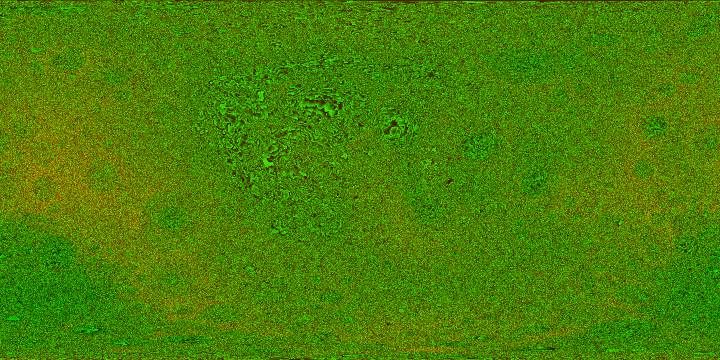
#> input picture assets/lunar/elevation/ldem-4-global/ldem_4_rgb.png, 1440 x 720 px (shown at 1/2 size)
$ python test_intelligence.py
#> lines starting #> are read from the running program, lines starting #| are printed output that depends on the picture
### services/research-engine/engine/dem.py
"""Global LOLA-derived DEM access (NASA SVS CGI Moon Kit ldem_16_uint, 16 px/deg, 5760×2880).

Same encoding as the web tiles: value (uint16, half-metres above R=1,727.4 km) → elevation_m = v*0.5 − 10000
relative to the 1,737.4 km sphere. The raw GeoTIFF lives in assets/.cache/raw and is (re)downloaded on demand."""
from __future__ import annotations
import math, os, threading, urllib.request
from functools import lru_cache
from pathlib import Path
import numpy as np
from PIL import Image
from . import dem_polar

Image.MAX_IMAGE_PIXELS = None
ROOT = Path(__file__).resolve().parents[3]
RAW = ROOT / "assets" / ".cache" / "raw" / "ldem_16_uint.tif"
URL = "https://svs.gsfc.nasa.gov/vis/a000000/a004700/a004720/ldem_16_uint.tif"
LOD0 = ROOT / "assets" / "lunar" / "elevation" / "ldem-4-global" / "ldem_4_rgb.png"
MOON_R_M = 1_737_400.0
PPD = 16.0

_lock = threading.Lock()
_grid: np.ndarray | None = None
_ppd = PPD
_source = ""


def validate_coords(lat: float, lon: float) -> tuple[float, float]:
    """Validate and return (lat, lon) in degrees; raises ValueError on out-of-range or non-finite inputs."""
    la = float(lat); lo = float(lon)
    if not (math.isfinite(la) and math.isfinite(lo)):
        raise ValueError("latitude and longitude must be finite numbers")
    if la < -90.0 or la > 90.0:
        raise ValueError(f"latitude {la} out of valid range [-90, 90]")
    if lo < -180.0 or lo > 180.0:
        raise ValueError(f"longitude {lo} out of valid range [-180, 180]")
    return la, lo


def _load() -> tuple[np.ndarray, float, str]:
    global _grid, _ppd, _source
    with _lock:
        if _grid is not None:
            return _grid, _ppd, _source
        try:
            if not RAW.exists():
                RAW.parent.mkdir(parents=True, exist_ok=True)
                urllib.request.urlretrieve(URL, RAW)  # ~33 MB
            _grid = np.array(Image.open(RAW), dtype=np.float32) * 0.5 - 10_000.0
            _ppd = PPD
            _source = "nasa-cgi-moon-kit-ldem-16-uint (16 px/deg)"
        except Exception:  # offline fallback: the 4 px/deg LOD0 PNG shipped with the app
            rgb = np.array(Image.open(LOD0).convert("RGB"), dtype=np.float32)
            _grid = (rgb[..., 0] * 256 + rgb[..., 1]) * 0.5 - 10_000.0
            _ppd = 4.0
            _source = "nasa-cgi-moon-kit-ldem-4-uint (4 px/deg, fallback)"
        return _grid, _ppd, _source


def source() -> str:
    return _load()[2]


def pixels_per_degree() -> float:
    return _load()[1]


def _wrap_col(c: int, w: int) -> int:
    return c % w


def elevation_at(lat: float, lon: float) -> float:
    """Bilinear elevation (m) relative to the 1,737.4 km sphere; pixel centres at (i+0.5)/ppd."""
    lat, lon = validate_coords(lat, lon)
    g, ppd, _ = _load()
    h, w = g.shape
    fx = (lon + 180.0) * ppd - 0.5
    fy = (90.0 - lat) * ppd - 0.5
    x0 = math.floor(fx); y0 = math.floor(fy)
    tx = fx - x0; ty = fy - y0
    y0c = min(max(y0, 0), h - 1); y1c = min(max(y0 + 1, 0), h - 1)
    x0c = _wrap_col(x0, w); x1c = _wrap_col(x0 + 1, w)
    a = g[y0c, x0c]; b = g[y0c, x1c]; c = g[y1c, x0c]; d = g[y1c, x1c]
    return float((a * (1 - tx) + b * tx) * (1 - ty) + (c * (1 - tx) + d * tx) * ty)


def window(lat: float, lon: float, half: int) -> np.ndarray:
    """(2·half+1)² neighbourhood of DEM samples centred on the nearest pixel (columns wrap in longitude)."""
    g, ppd, _ = _load()
    h, w = g.shape
    cx = int(math.floor((lon + 180.0) * ppd)); cy = int(math.floor((90.0 - lat) * ppd))
    rows = [min(max(cy + dy, 0), h - 1) for dy in range(-half, half + 1)]
    cols = [(cx + dx) % w for dx in range(-half, half + 1)]
    return g[np.ix_(rows, cols)]


@lru_cache(maxsize=512)
def _cached_regional(lat_r: float, lon_r: float) -> dict:
    g, ppd, src = _load()
    deg = 1.0 / ppd
    dy_m = deg * math.pi / 180.0 * MOON_R_M
    dx_m = dy_m * max(math.cos(math.radians(lat_r)), 0.05)
    w3 = window(lat_r, lon_r, 1)
    dzdx = float(w3[1, 2] - w3[1, 0]) / (2 * dx_m)
    dzdy = float(w3[0, 1] - w3[2, 1]) / (2 * dy_m)
    slope = math.degrees(math.atan(math.hypot(dzdx, dzdy)))
    aspect = (math.degrees(math.atan2(-dzdx, -dzdy)) + 360.0) % 360.0  # downslope direction, clockwise from north
    w5 = window(lat_r, lon_r, 2)
    w11 = window(lat_r, lon_r, 5)
    return {
        "elevationM": round(elevation_at(lat_r, lon_r), 1),
        "slopeDeg": round(slope, 2),
        "aspectDeg": round(aspect, 1),
        "roughnessM": round(float(np.std(w5)), 1),          # σ of elevation in a ~5×5 px (~10 km) window
        "reliefM": round(float(w11.max() - w11.min()), 1),  # max−min in ~11×11 px (~20 km)
        "baselineM": round(dy_m, 0),
        "roughnessWindowM": round(5 * dy_m, 0),
        "reliefWindowM": round(11 * dy_m, 0),
        "resolutionM": round(dy_m, 0),
        "maxSunElevationDeg": round(min(90.0, 90.0 - abs(lat_r) + 1.54), 1),  # noon Sun altitude (obliquity 1.54°)
        "polar": abs(lat_r) >= 80.0,
        "dataSource": src,
        "grade": f"regional (CGI Moon Kit, LOLA-derived, {ppd:g} px/deg)",
    }


def terrain_features_regional(lat: float, lon: float) -> dict:
    """Regional-scale features from the global 16 px/deg grid (≈1.9 km/px) — the scale the outcome model was trained on."""
    lat, lon = validate_coords(lat, lon)
    return dict(_cached_regional(round(lat, 5), round(lon, 5)))


# [55 lines left out: functions _cached_terrain_features, terrain_features, horizon_regional, not called in this run]


@lru_cache(maxsize=256)
def _cached_best_horizon(lat_r: float, lon_r: float, n_az: int = 36) -> dict:
    fine = dem_polar.finest_for(lat_r)
    if fine is not None:
        try:
            hz = fine.horizon(lat_r, lon_r, n_az=n_az, fallback_elevation=elevation_at)
            if hz.get("regionalFallbackUsed"):
                return {**hz, "dataSource": f"{fine.source}; outside polar coverage: {source()}",
                        "resolutionM": fine.scale_m, "fallbackResolutionM": round(MOON_R_M * math.pi / 180.0 / pixels_per_degree()),
                        "grade": "mixed (LOLA GDR + regional fallback)"}
            return {**hz, "resolutionM": fine.scale_m, "grade": "science (LOLA GDR)"}
        except Exception:
            pass
    return horizon_regional(lat_r, lon_r, n_az=n_az)


def best_horizon(lat: float, lon: float, n_az: int = 36):
    """Return (horizon_dict, horizon_fn) using LOLA GDR 240 m at |lat| ≥ 75° and the 16 px/deg DEM elsewhere."""
    lat, lon = validate_coords(lat, lon)
    hz = dict(_cached_best_horizon(round(lat, 4), round(lon, 4), int(n_az)))
    return hz, dem_polar.horizon_fn(hz)


def suitability(slope_deg: float, roughness_m: float, max_sun_deg: float) -> float:
    """Engineering heuristic 0–1 (NOT a NASA product): 50 % slope, 30 % roughness, 20 % illumination."""
    s = 1.0 - min(max((slope_deg - 2.0) / 13.0, 0.0), 1.0)
    r = 1.0 - min(max((roughness_m - 30.0) / 270.0, 0.0), 1.0)
    i = min(max((max_sun_deg - 5.0) / 15.0, 0.0), 1.0)
    return round(0.5 * s + 0.3 * r + 0.2 * i, 3)


def analysis_grid(lat: float, lon: float, half_km: float | None = None, n: int = 32, half_deg: float | None = None) -> dict:
    """n×n grid of slope / roughness / suitability in a metric box around a point (default ±30 km on the regional grid,
    ±15 km when a LOLA GDR polar DEM covers the site). Row-major from north-west; longitudes widen with 1/cos(lat)."""
    lat, lon = validate_coords(lat, lon)
    n = min(max(int(n), 8), 64)
    fine = dem_polar.finest_for(lat)
    if half_deg is not None:
        half_km = float(half_deg) * math.pi / 180.0 * MOON_R_M / 1000.0
    if half_km is None:
        half_km = 15.0 if fine else 30.0
    half_km = min(max(float(half_km), 2.0), 200.0)
    dlat = half_km * 1000.0 / MOON_R_M * 180.0 / math.pi
    dlon = dlat / max(math.cos(math.radians(lat)), 0.02)
    lats = [lat + dlat - (i + 0.5) * (2 * dlat / n) for i in range(n)]
    lons = [lon - dlon + (j + 0.5) * (2 * dlon / n) for j in range(n)]
    slope, rough, score, elev = [], [], [], []
    used_regional = False
    for la in lats:
        for lo in lons:
            lo_w = ((lo + 180.0) % 360.0) - 180.0
            la_c = max(-89.99, min(89.99, la))
            f = None
            if fine is not None and fine.covers(la_c):
                try:
                    f = fine.features(la_c, lo_w)
                except ValueError:
                    f = None
            if f is None:
                f = terrain_features_regional(la_c, lo_w)
                used_regional = True
            slope.append(f["slopeDeg"]); rough.append(f["roughnessM"]); elev.append(f["elevationM"])
            score.append(suitability(f["slopeDeg"], f["roughnessM"], min(90.0, 90.0 - abs(la_c) + 1.54)))
    regional_description = f"the LOLA-derived {pixels_per_degree():g} px/deg DEM"
    if fine and used_regional:
        src = f"{fine.source}; outside polar coverage: {source()}"
        grade = "mixed (LOLA GDR + regional fallback)"
        dem_description = f"the LOLA GDR {fine.scale_m:g} m polar DEM and {regional_description} outside polar coverage"
    elif fine:
        src, grade = fine.source, "science (LOLA GDR)"
        dem_description = f"the LOLA GDR {fine.scale_m:g} m polar DEM"
    else:
        src, grade, dem_description = source(), f"regional ({pixels_per_degree():g} px/deg)", regional_description
    cell_m = 2 * half_km * 1000.0 / n
    return {
        "bounds": {"north": lat + dlat, "south": lat - dlat, "west": lon - dlon, "east": lon + dlon},
        "rows": n, "cols": n, "order": "row-major from north-west", "halfKm": half_km, "cellM": round(cell_m),
        "slopeDeg": slope, "roughnessM": rough, "elevationM": elev, "suitability": score,
        "dataSource": src, "grade": grade,
        "method": f"central-difference slope + 5×5 σ roughness on {dem_description}; heuristic score",
    }

### services/research-engine/engine/dem_polar.py
"""LOLA GDR polar stereographic DEMs (PDS Geosciences Node, LRO LOLA RDR v1, lola_gdr/polar/img).

Products used by default: ldem_75s_240m / ldem_75n_240m — 240 m/px, latitudes 75–90°, int16 LSB, height =
DN × 0.5 m relative to the 1,737.4 km sphere (same datum as the global 16 px/deg grid). Optional finer products
(ldem_80s_80m, ldem_85s_40m, …) can be enabled with the LOLA_POLAR_PRODUCTS environment variable.

Projection (PDS / ISIS polar stereographic on a sphere, 0° meridian "up", east clockwise for the south pole):
    ρ = 2R·tan((90° − |φ|)/2)      x = ρ·sin λ       y = ρ·cos λ  (south)  /  y = −ρ·cos λ (north)
    col = SAMPLE_PROJECTION_OFFSET + x/scale        row = LINE_PROJECTION_OFFSET − y/scale     (0-based, pixel centres)
Orientation was verified against known relief (Mons Mouton high plateau vs. Cabeus / Amundsen depressions)."""
from __future__ import annotations
import math, os, re, threading, urllib.request
from dataclasses import dataclass
from pathlib import Path
import numpy as np

ROOT = Path(__file__).resolve().parents[3]
CACHE = ROOT / "assets" / ".cache" / "raw"
BASE = "https://pds-geosciences.wustl.edu/lro/lro-l-lola-3-rdr-v1/lrolol_1xxx/data/lola_gdr/polar/img/"
MOON_R_M = 1_737_400.0

# product id → (hemisphere, min |lat| covered, m/px)
DEFAULT_PRODUCTS = ["ldem_75s_240m", "ldem_75n_240m"]
KNOWN = {
    "ldem_75s_240m": ("S", 75.0, 240.0), "ldem_75n_240m": ("N", 75.0, 240.0),
    "ldem_75s_120m": ("S", 75.0, 120.0), "ldem_75n_120m": ("N", 75.0, 120.0),
    "ldem_80s_80m": ("S", 80.0, 80.0), "ldem_80n_80m": ("N", 80.0, 80.0),
    "ldem_85s_40m": ("S", 85.0, 40.0), "ldem_85n_40m": ("N", 85.0, 40.0),
    "ldem_875s_20m": ("S", 87.5, 20.0), "ldem_875n_20m": ("N", 87.5, 20.0),
}


@dataclass
class PolarDem:
    product: str
    hemisphere: str
    min_abs_lat: float
    scale_m: float
    lines: int
    samples: int
    line_off: float
    sample_off: float
    scaling: float
    data: np.ndarray  # int16 memmap (lines × samples)

    @property
    def source(self) -> str:
        return f"NASA LRO LOLA GDR {self.product} ({self.scale_m:g} m/px, polar stereographic, PDS Geosciences Node)"

    def covers(self, lat: float) -> bool:
        return (lat <= -self.min_abs_lat) if self.hemisphere == "S" else (lat >= self.min_abs_lat)

    # --- projection ------------------------------------------------------------------------------------------
    # [112 lines left out: functions rc, latlon, elevation, window, features, horizon and 1 more, not called in this run]


_lock = threading.Lock()
_loaded: dict[str, PolarDem | None] = {}


# [7 lines left out: function _parse_label, not called in this run]


def load(product: str) -> PolarDem | None:
    """Memory-map a polar product, downloading .img/.lbl into assets/.cache/raw on first use (≈29 MB for 240 m)."""
    with _lock:
        if product in _loaded:
            return _loaded[product]
        try:
            CACHE.mkdir(parents=True, exist_ok=True)
            img = CACHE / f"{product}.img"; lbl = CACHE / f"{product}.lbl"
            for p in (lbl, img):
                if not p.exists():
                    urllib.request.urlretrieve(BASE + p.name, p)
            meta = _parse_label(lbl.read_text(errors="ignore"))
            lines = int(meta["LINES"]); samples = int(meta["LINE_SAMPLES"])
            data = np.memmap(img, dtype="<i2", mode="r", shape=(lines, samples))
            hemi, min_lat, scale = KNOWN.get(product, ("S" if "s_" in product else "N", abs(meta.get("MAXIMUM_LATITUDE", 75.0)) if "s_" in product else abs(meta.get("MINIMUM_LATITUDE", 75.0)), meta.get("MAP_SCALE", 240.0)))
            dem = PolarDem(product, hemi, min_lat, float(meta.get("MAP_SCALE", scale)), lines, samples,
                           float(meta["LINE_PROJECTION_OFFSET"]), float(meta["SAMPLE_PROJECTION_OFFSET"]), float(meta.get("SCALING_FACTOR", 0.5)), data)
            _loaded[product] = dem
        except Exception:  # offline or product missing → caller falls back to the global grid
            _loaded[product] = None
        return _loaded[product]


def products() -> list[str]:
    env = os.environ.get("LOLA_POLAR_PRODUCTS")
    return [p.strip() for p in env.split(",") if p.strip()] if env else list(DEFAULT_PRODUCTS)


def finest_for(lat: float) -> PolarDem | None:
    """Finest configured polar DEM that covers the latitude (None outside 75° or when offline)."""
    best = None
    if abs(lat) < 75.0:
        return None
    for pid in products():
        dem = load(pid)
        if dem and dem.covers(lat) and (best is None or dem.scale_m < best.scale_m):
            best = dem
    return best

### services/research-engine/test_intelligence.py
"""Scientific & engineering unit tests for the SELENARA X Mission Intelligence Layer."""
from __future__ import annotations
import sys
from pathlib import Path

sys.path.insert(0, str(Path(__file__).parent))
from engine import dem, ephem, mission, power, resilience, rescheduler, site_search


def test_coordinate_and_grid_validation():
    la, lo = dem.validate_coords(-84.79, 29.2)
    assert la == -84.79 and lo == 29.2
    for bad in [(95.0, 0.0), (-91.0, 0.0), (0.0, 185.0), (0.0, -181.0), (float("nan"), 0.0)]:
        try:
            dem.validate_coords(*bad)
            raise AssertionError(f"Expected ValueError for {bad}")
        except ValueError:
            pass
    g = dem.analysis_grid(0.0, 0.0, half_km=9999.0, n=500)
#> in _load, `_grid = (rgb[..., 0] * 256 + rgb[..., 1]) * 0.5 - 10_000.0`:
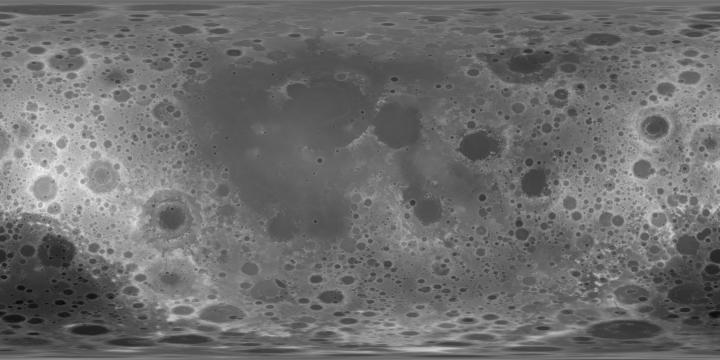
#> _grid: shape (720, 1440) float32 (shown at 1/2 size); min -8878.5, max 10504, mean -519; drawn with min black and max white
#> in _cached_regional, `g, ppd, src = _load()`: ppd = 4
#> in _cached_regional, `deg = 1.0 / ppd`: deg = 0.25
#> in _cached_regional, `dy_m = deg * math.pi / 180.0 * MOON_R_M`: dy_m = 7580.8
#> in _cached_regional, `dx_m = dy_m * max(math.cos(math.radians(lat_r)), 0.05)`: dx_m = 7532.2
#> in window, `g, ppd, _ = _load()`: ppd = 4
#> in window, `cx = int(math.floor((lon + 180.0) * ppd))`: cx = 694
#> in window, `cy = int(math.floor((90.0 - lat) * ppd))`: cy = 334
#> in window, `rows = [min(max(cy + dy, 0), h - 1) for dy in range(-half, half + 1)]`: rows = [333, 334, 335]
#> in window, `cols = [(cx + dx) % w for dx in range(-half, half + 1)]`: cols = [693, 694, 695]
#> in _cached_regional, `w3 = window(lat_r, lon_r, 1)`: w3 = [[-504.5, -584.5, -489.5], [-547, -582.5, -634], [-483.5, -540, -675]]
#> in _cached_regional, `dzdx = float(w3[1, 2] - w3[1, 0]) / (2 * dx_m)`: dzdx = -0.00578
#> in _cached_regional, `dzdy = float(w3[0, 1] - w3[2, 1]) / (2 * dy_m)`: dzdy = -0.00294
#> in _cached_regional, `slope = math.degrees(math.atan(math.hypot(dzdx, dzdy)))`: slope = 0.371
#> in _cached_regional, `aspect = (math.degrees(math.atan2(-dzdx, -dzdy)) + 360.0) % 360.0`: aspect = 63.06
#> in _cached_regional, `w5 = window(lat_r, lon_r, 2)`: w5 = [[-668, -676.5, -701.5, -592.5, -748.5], [-558, -504.5, -584.5, -489.5, -599], [-643.5, -547, -582.5, -634, -602], [-570, -483.5, -540, -675, -511], [-621.5, -571, -411.5, -532, -593.5]]
#> in elevation_at, `g, ppd, _ = _load()`: ppd = 4
#> in elevation_at, `fx = (lon + 180.0) * ppd - 0.5`: fx = 693.5
#> in elevation_at, `fy = (90.0 - lat) * ppd - 0.5`: fy = 333.5
#> in elevation_at, `x0 = math.floor(fx)`: x0 = 693
#> in elevation_at, `y0 = math.floor(fy)`: y0 = 333
#> in elevation_at, `tx = fx - x0`: tx = 0.53
#> in elevation_at, `y0c = min(max(y0, 0), h - 1)`: y0c = 333
#> in elevation_at, `y1c = min(max(y0 + 1, 0), h - 1)`: y1c = 334
#> in elevation_at, `x0c = _wrap_col(x0, w)`: x0c = 693
#> in elevation_at, `x1c = _wrap_col(x0 + 1, w)`: x1c = 694
#> in elevation_at, `a = g[y0c, x0c]`: a = -504.5
#> in elevation_at, `b = g[y0c, x1c]`: b = -584.5
#> in elevation_at, `c = g[y1c, x0c]`: c = -547
#> in elevation_at, `d = g[y1c, x1c]`: d = -582.5
#> in analysis_grid, `f = terrain_features_regional(la_c, lo_w)`: f = 13 items
    assert g["rows"] == 64 and g["cols"] == 64 and g["halfKm"] == 200.0
    print("PASS  coordinate & grid validation")


def test_terrain_masked_windows_and_360_horizon():
    # Polar site (Mons Mouton, LOLA GDR 240 m)
    hz_pol, hfn_pol = dem.best_horizon(-84.79, 29.2)
    assert len(hz_pol["elevationDeg"]) == 36
    assert hz_pol["grade"].startswith("science")
    wins = ephem.landing_windows(-84.79, 29.2, "2026-10-01T00:00:00Z", count=3, target_elev_deg=4.5, horizon_fn=hfn_pol)
    assert len(wins) == 3
    for w in wins:
        assert w["sunVisible"] is True, f"Sunrise window reported while Sun blocked: {w}"
        assert w["sunClearanceDeg"] >= 0.4, f"Expected positive terrain clearance at crossing: {w}"
        assert "earthVisibleFraction14d" in w and 0.0 <= w["earthVisibleFraction14d"] <= 1.0
        assert "earthClearanceMinDeg14d" in w

    # Non-polar site (Mare Crisium, regional 16 px/deg DEM)
    hz_eq, _ = dem.best_horizon(18.56, 61.81)
    assert len(hz_eq["elevationDeg"]) == 36
    assert hz_eq["grade"].startswith("regional")
    print("PASS  terrain-masked landing windows & 360° horizon (polar + equatorial)")


def test_power_budget_and_golden_windows():
    p = mission.plan({"latitude": 18.56, "longitude": 61.81, "landerId": "blue-ghost", "surfaceDays": 14})
    pb = p["powerBudget"]
    gw = p["goldenWindows"]
    assert pb["summary"]["generatedKwh"] > 0
    assert pb["summary"]["requiredKwh"] > 0
    assert 0.0 <= pb["summary"]["minSocPct"] <= 100.0
    assert gw["totalGoldenHours"] > 200.0
    assert len(gw["candidateWindows"]) >= 3
    assert "validation" in p["ephemeris"] and len(p["ephemeris"]["validation"]["testedEpochsUtc"]) == 3
    print("PASS  power budget, golden windows & ephemeris validation metadata")


def test_resilience_mri_and_recovery():
    inp = {"latitude": -84.79, "longitude": 29.2, "landerId": "nova-c", "surfaceDays": 14}
    p = mission.plan(inp)
    r = resilience.simulate_resilience(inp, p)
    assert r["kind"] == "resilience"
    assert len(r["scenarios"]) == 10
    assert 0.0 <= r["mri"]["score"] <= 100.0
    # Baseline (0d) should be feasible; +7d and +14d should violate constraints
    s0 = next(s for s in r["scenarios"] if s["delayDays"] == 0)
    s7 = next(s for s in r["scenarios"] if s["delayDays"] == 7)
    s14 = next(s for s in r["scenarios"] if s["delayDays"] == 14)
    assert s0["feasible"] is True
    assert s7["feasible"] is False and len(s7["failedHardConstraints"]) >= 1
    assert s14["feasible"] is False
    assert r["recovery"]["bestRecovery"] is not None
    assert r["recovery"]["bestRecovery"]["feasible"] is True
    assert len(r["confidence"]["domains"]) == 5
    print(f"PASS  schedule-delay simulator (MRI={r['mri']['score']}, recovery={r['recovery']['bestRecovery']['landingUtc']})")


def test_pareto_site_optimization():
    opt = site_search.optimize_sites({"latitude": -84.79, "longitude": 29.2, "landerId": "nova-c", "surfaceDays": 14})
    assert opt["totalCandidates"] >= 10
    assert opt["paretoFrontierCount"] >= 2
    front = [c for c in opt["candidates"] if c["paretoOptimal"]]
    for c in front:
        assert c["paretoRank"] == 1
        assert c["feasible"] is True
        assert c["dominatedBy"] == []
    print(f"PASS  multi-site Pareto optimization ({opt['paretoFrontierCount']} Rank-1 frontier sites)")


if __name__ == "__main__":
    test_coordinate_and_grid_validation()
    test_terrain_masked_windows_and_360_horizon()
#> (the call stopped at in load, `urllib.request.urlretrieve(BASE + p.name, p)`: the network is not available in this run)
    test_power_budget_and_golden_windows()
#> (the call stopped at in test_power_budget_and_golden_windows, `p = mission.plan({"latitude": 18.56, "longitude": 61.81, "landerId": "..`: engine is not available in this run)
    test_resilience_mri_and_recovery()
#> (the call stopped at in test_resilience_mri_and_recovery, `p = mission.plan(inp)`: engine is not available in this run)
    test_pareto_site_optimization()
#> (the call stopped at in test_pareto_site_optimization, `opt = site_search.optimize_sites({"latitude": -84.79, "longitude": 29...`: engine is not available in this run)
    print("\nall intelligence tests passed")
